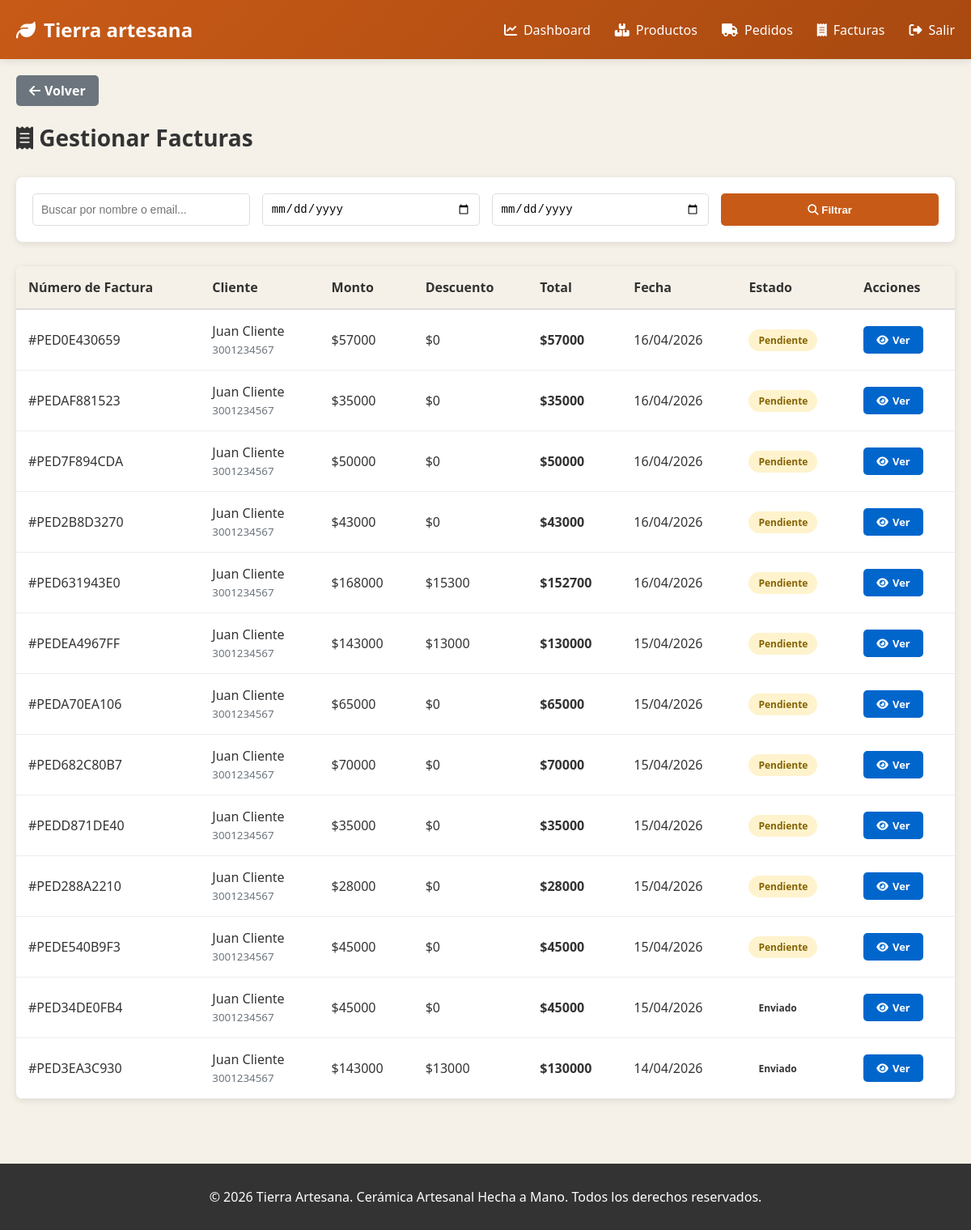
The app's page /dashboard/facturas/ (signed in), older data.
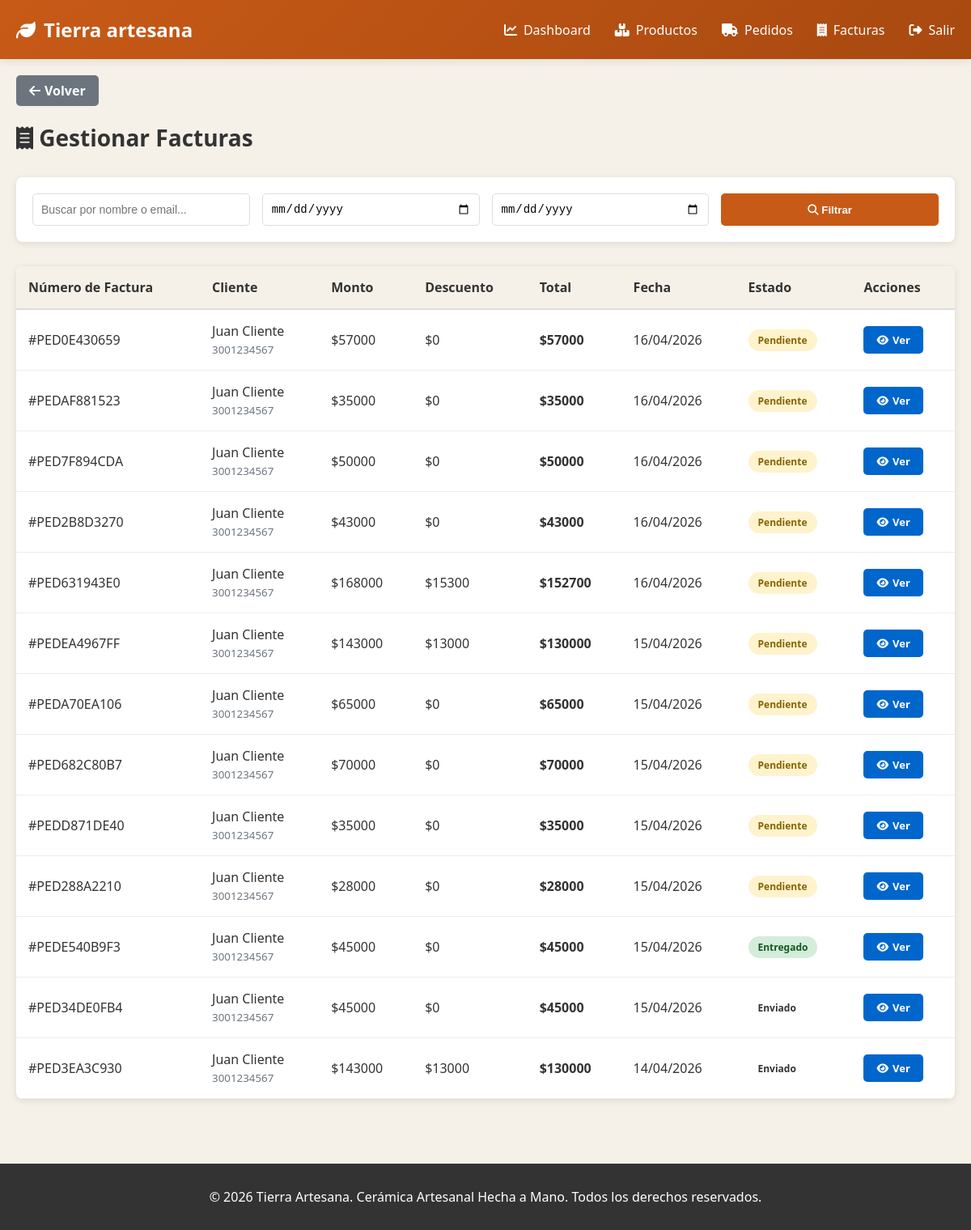
The same page, newer data.
### tienda/models.py (models this page shows, shortened)
class Pedido(models.Model):
    ESTADOS = [
        ('pendiente', 'Pendiente'),
        ('procesando', 'Procesando'),
        ('enviado', 'Enviado'),
        ('entregado', 'Entregado'),
        ('cancelado', 'Cancelado'),
    ]
    METODOS_PAGO = [
        ('efectivo', 'Efectivo'),
        ('tarjeta', 'Tarjeta'),
        ('transferencia', 'Transferencia'),
    ]
    cliente = models.ForeignKey(Cliente, on_delete=models.CASCADE)
    numero_pedido = models.CharField(max_length=50, unique=True)
    fecha_pedido = models.DateTimeField(auto_now_add=True)
    estado = models.CharField(max_length=20, choices=ESTADOS, default='pendiente')
    metodo_pago = models.CharField(max_length=20, choices=METODOS_PAGO, default='efectivo', blank=True)
    total = models.DecimalField(max_digits=10, decimal_places=2)
    descuento = models.DecimalField(max_digits=10, decimal_places=2, default=0)
    costo_envio = models.DecimalField(max_digits=10, decimal_places=2, default=0)
    departamento = models.ForeignKey(Departamento, on_delete=models.SET_NULL, null=True, blank=True)
    municipio = models.ForeignKey(Municipio, on_delete=models.SET_NULL, null=True, blank=True)
    ciudad_entrega = models.CharField(max_length=100, blank=True)  # Para compatibilidad
    direccion_entrega = models.TextField()
    notas = models.TextField(blank=True)
    fecha_actualizacion = models.DateTimeField(auto_now=True)

class Cliente(models.Model):
    user = models.OneToOneField(User, on_delete=models.CASCADE)
    telefono = models.CharField(max_length=20, blank=True)
    departamento = models.ForeignKey(Departamento, on_delete=models.SET_NULL, null=True, blank=True)
    municipio = models.ForeignKey(Municipio, on_delete=models.SET_NULL, null=True, blank=True)
    ciudad = models.CharField(max_length=100, blank=True)  # Para compatibilidad
    direccion = models.TextField(blank=True)
    fecha_registro = models.DateTimeField(auto_now_add=True)

### tienda/views.py (the view, shortened to what this page needs)
# urls.py: path('dashboard/facturas/', views.facturas_lista, name='facturas_lista'),
@login_required(login_url='iniciar_sesion')
def facturas_lista(request):
    if not verificar_admin(request):
        return redirect('index')
    cliente_nombre = request.GET.get('cliente', '')
    fecha_desde = request.GET.get('fecha_desde', '')
    fecha_hasta = request.GET.get('fecha_hasta', '')
    facturas = Pedido.objects.all().order_by('-fecha_pedido')
    if fecha_desde:
        try:
            fecha_desde_dt = timezone.datetime.strptime(fecha_desde, '%Y-%m-%d').date()
            facturas = facturas.filter(fecha_pedido__date__gte=fecha_desde_dt)
        except ValueError:
            pass
    if fecha_hasta:
        try:
            fecha_hasta_dt = timezone.datetime.strptime(fecha_hasta, '%Y-%m-%d').date()
            facturas = facturas.filter(fecha_pedido__date__lte=fecha_hasta_dt)
        except ValueError:
            pass
    context = {
        'facturas': facturas,
        'cliente_nombre': cliente_nombre,
        'fecha_desde': fecha_desde,
        'fecha_hasta': fecha_hasta,
    }
    return render(request, 'tienda/facturas_lista.html', context)

### tienda/views.py (called while the page is built)
def verificar_admin(request):
    return request.user.is_authenticated and (request.user.is_staff or request.user.is_superuser)

### templates/tienda/facturas_lista.html (shortened to what this page needs)
{% extends "tienda/base.html" %}
{% block content %}
    <div class="admin-container">
        <a href="{% url 'dashboard' %}" class="btn-back"><i class="fas fa-arrow-left"></i> Volver</a>
        <div class="page-header">
            <h1><i class="fas fa-receipt"></i> Gestionar Facturas</h1>
        </div>
        <div class="filter-container">
            <form method="GET" class="filter-row">
                <input type="text" name="cliente" placeholder="Buscar por nombre o email..." value="{{ cliente_nombre }}">
                <input type="date" name="fecha_desde" value="{{ fecha_desde }}">
                <input type="date" name="fecha_hasta" value="{{ fecha_hasta }}">
                <button type="submit"><i class="fas fa-search"></i> Filtrar</button>
            </form>
        </div>
        {% if facturas %}
            <div class="invoices-table">
                <table>
                    <thead>
                        <tr>
                            <th>Número de Factura</th>
                            <th>Cliente</th>
                            <th>Monto</th>
                            <th>Descuento</th>
                            <th>Total</th>
                            <th>Fecha</th>
                            <th>Estado</th>
                            <th>Acciones</th>
                        </tr>
                    </thead>
                    <tbody>
                        {% for factura in facturas %}
                            <tr>
                                <td>#{{ factura.numero_pedido }}</td>
                                <td>
                                    {{ factura.cliente.user.get_full_name }}<br>
                                    <small style="color: #6c757d;">{{ factura.cliente.telefono|default:'No registrado' }}</small>
                                </td>
                                <td>${{ factura.total|add:factura.descuento|floatformat:0 }}</td>
                                <td>${{ factura.descuento|floatformat:0 }}</td>
                                <td><strong>${{ factura.total|floatformat:0 }}</strong></td>
                                <td>{{ factura.fecha_pedido|date:"d/m/Y" }}</td>
                                <td>
                                    <span class="status-badge status-{{ factura.estado }}">
                                        {{ factura.get_estado_display }}
                                    </span>
                                </td>
                                <td>
                                    <div class="actions">
                                        <a href="{% url 'facturas_editar' factura.id %}" class="btn-edit">
                                            <i class="fas fa-eye"></i> Ver
                                        </a>
                                    </div>
                                </td>
                            </tr>
                        {% endfor %}
                    </tbody>
                </table>
            </div>
        {% endif %}
    </div>
{% endblock %}

Row changes from the older to the newer data that the page shows:
changed Pedido "PEDE540B9F3": estado "Pendiente" → "Entregado"
